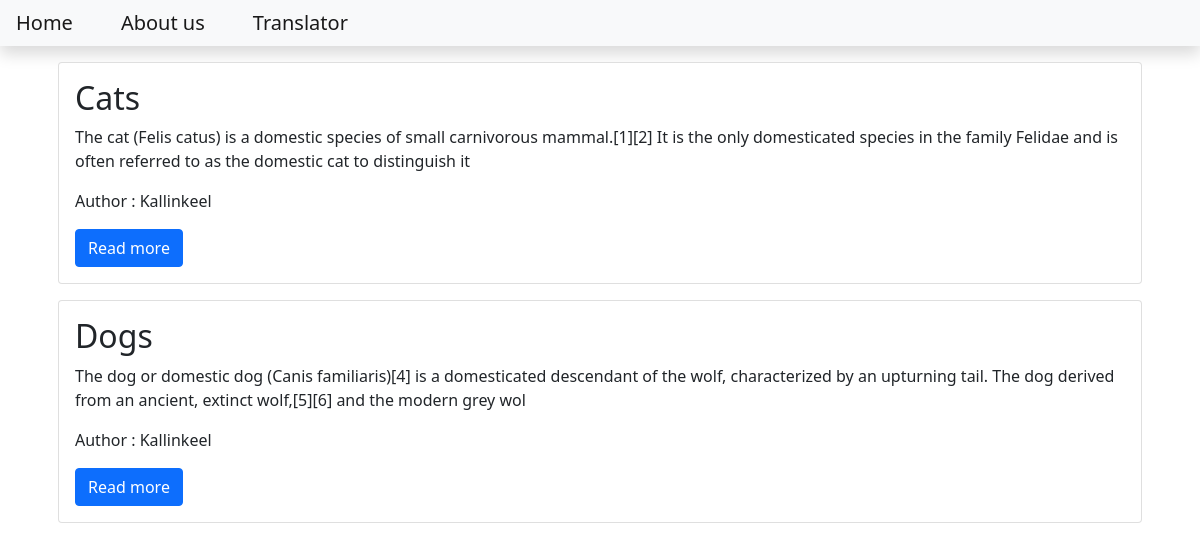
The page / on the database its author committed.
### blog/models.py (models this page shows, shortened)
class Post(models.Model):
    title = models.CharField(max_length=200)
    content = models.TextField()
    date_created = models.DateField(auto_now_add=True)
    slug = models.SlugField(max_length=200, unique=True)
    author = models.ForeignKey(to=User, on_delete=models.CASCADE)
    status = models.IntegerField(choices=STATUS, default=0)

### blog/views.py (the view)
# urls.py: path("", views.PostList.as_view(), name="home"),
class PostList(generic.ListView):
    queryset = Post.objects.filter(status=1).order_by("-date_created")
    template_name = "index.html"

### templates/index.html
{% extends 'base.html' %}
{% block content %}
        <div class="container">
        {% for post in post_list %}
        <div class="card m-3">
            <div class="card-body">
                <h2 class="card-title">{{post.title}}</h2>
                <p class = "card-text">{{post.content | slice:":200"}}</p>
                <p class="cart-text">
                    Author : {{post.author | title}}
                </p>
                <a class = "btn btn-primary" href="{% url 'blog_view' post.slug %}">Read more</a>
            </div>
        </div>
        {% endfor %}
        </div>
{% endblock content %}

### templates/base.html (shortened to what this page needs)
<!DOCTYPE html>
<html lang="en">
    <head>
        <link href="https://cdn.jsdelivr.net/npm/bootstrap@5.1.2/dist/css/bootstrap.min.css" rel="stylesheet">
    </head>
    <body>
<nav class="navbar navbar-expand-lg navbar-light bg-light shadow mb-3" id="mainNav">
    <div class="collapse navbar-collapse" id="navbarResponsive">
        <ul class="navbar-nav ml-auto">
            <li class="nav-item">
                <a class="navbar-brand p-3" href="{% url 'home' %}">Home</a>
            </li>
            <li>
                <a class="navbar-brand p-3" href="{% url 'about_view' %}">About us</a>
            </li>
            <li>
                <a class="navbar-brand p-3" href="{% url 'translator_view' %}">Translator</a>
            </li>
        </ul>
    </div>
</nav>
{% block content %}
{% endblock content %}
    </body>
</html>

### rows shown on the page
Post: title "Cats", content "The cat (Felis catus) is a domestic species of small carnivorous mammal.[1][2] It is the only domesticated species in the family Felidae and is often referred to as the domestic cat to distinguish it", author "Kallinkeel"
Post: title "Dogs", content "The dog or domestic dog (Canis familiaris)[4] is a domesticated descendant of the wolf, characterized by an upturning tail. The dog derived from an ancient, extinct wolf,[5][6] and the modern grey wol", author "Kallinkeel"
